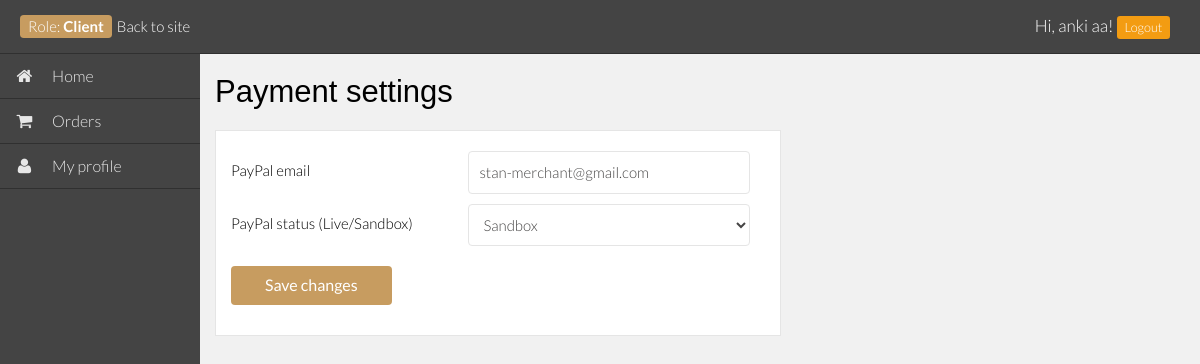
Screenshot of /backend/parts/settings-payment.php (signed in) with the database file from the repository.
### tables this page shows
CREATE TABLE IF NOT EXISTS `users` (
  `user_id` int(10) NOT NULL AUTO_INCREMENT,
  `user_role` varchar(100) NOT NULL,
  `user_name` varchar(100) NOT NULL,
  `user_nice_name` varchar(250) NOT NULL,
  `user_password` varchar(100) NOT NULL,
  `user_email` varchar(50) DEFAULT NULL,
  `user_delivery_address` varchar(200) DEFAULT NULL,
  `user_phone` int(14) NOT NULL,
  `user_since` timestamp NOT NULL DEFAULT CURRENT_TIMESTAMP ON UPDATE CURRENT_TIMESTAMP,
  PRIMARY KEY (`user_id`)
);

CREATE TABLE IF NOT EXISTS `informations` (
  `contact_id` int(10) NOT NULL AUTO_INCREMENT,
  `contact_phone_number` varchar(20) NOT NULL,
  `contact_email` varchar(50) NOT NULL,
  `contact_latitude` varchar(50) NOT NULL,
  `contact_longitude` varchar(50) NOT NULL,
  `contact_address` varchar(150) DEFAULT NULL,
  `contact_monday_hours` varchar(50) NOT NULL,
  `contact_tuesday_hours` varchar(20) DEFAULT NULL,
  `contact_wednesday_hours` varchar(20) DEFAULT NULL,
  `contact_thursday_hours` varchar(20) DEFAULT NULL,
  `contact_friday_hours` varchar(20) DEFAULT NULL,
  `contact_saturday_hours` varchar(20) DEFAULT NULL,
  `contact_sunday_hours` varchar(20) DEFAULT NULL,
  `site_body_background` varchar(255) DEFAULT NULL,
  `site_button_bg_normal` varchar(15) DEFAULT NULL,
  `site_button_txt_normal` varchar(15) DEFAULT NULL,
  `site_button_txt_hover` varchar(15) DEFAULT NULL,
  `site_button_bg_hover` varchar(15) DEFAULT NULL,
  `header_top_bar_bg` varchar(15) DEFAULT NULL,
  `header_middle_section_bg` varchar(15) DEFAULT NULL,
  `header_color` varchar(15) DEFAULT NULL,
  `header_nav_bg` varchar(15) DEFAULT NULL,
  `header_nav_item_bg_hover` varchar(15) DEFAULT NULL,
  `header_nav_txt` varchar(15) DEFAULT NULL,
  `header_nav_item_txt_hover` varchar(15) DEFAULT NULL,
  `footer_top_section_bg` varchar(15) DEFAULT NULL,
  `footer_bottom_bar_txt` varchar(15) DEFAULT NULL,
  `footer_bottom_bar_bg` varchar(15) DEFAULT NULL,
  `footer_top_section_txt` varchar(15) DEFAULT NULL,
  `site_main_font` varchar(255) DEFAULT NULL,
  `language_is_active` varchar(100) DEFAULT NULL,
  `social_fb` varchar(255) DEFAULT NULL,
  `social_tw` varchar(255) DEFAULT NULL,
  `social_gplus` varchar(255) DEFAULT NULL,
  `social_dribbble` varchar(255) DEFAULT NULL,
  `social_stumbleupon` varchar(255) DEFAULT NULL,
  `social_linkedin` varchar(255) DEFAULT NULL,
  `social_pin` varchar(255) DEFAULT NULL,
  `social_tumblr` varchar(255) DEFAULT NULL,
  `social_instagram` varchar(255) DEFAULT NULL,
  `social_youtube` varchar(255) DEFAULT NULL,
  `social_flickr` varchar(255) DEFAULT NULL,
  `social_digg` varchar(255) DEFAULT NULL,
  `social_vimeo` varchar(255) DEFAULT NULL,
  `facebook_appid` varchar(255) DEFAULT NULL,
  `facebook_secret` varchar(255) DEFAULT NULL,
  `paypal_email` varchar(255) DEFAULT NULL,
  `paypal_sandbox` varchar(255) DEFAULT NULL,
  `wysiwyg_about` longtext,
  `wysiwyg_contact` longtext,
  PRIMARY KEY (`contact_id`)
);

### system/functions.php (called while the page is built, shortened)
<?php
function loggedIn() {
  if (isset($_SESSION['loggedin']) && isset($_SESSION['user_name'])) {
    return true;
  }
  return false;
}
?>

### system/languages/lang.en.php (called while the page is built, shortened)
<?php
$lang = array();
$lang['SITE_DIRECTORY'] = 'licenta';
$lang['SITE_TITLE'] = 'phpRestaurant';
$lang['SITE_BASE_TITLE'] = 'phpRestaurant | ';
$lang['HOMEPAGE_TITLE'] = 'Home';
$lang['NOT_FOUND_PAGE_TITLE'] = 'Page not found';
$lang['HOMEPAGE'] = 'Homepage';
$lang['GALLERY_PAGE_TITLE'] = 'Photo galleries';
$lang['EVENTS_PAGE_TITLE'] = 'Events';
$lang['MENUS_PAGE_TITLE'] = 'Menus';
$lang['BOOK_TABLES_PAGE_TITLE'] = 'Book a table';
$lang['CATERING_PAGE_TITLE'] = 'Catering orders';
$lang['CONTACT_PAGE_TITLE'] = 'Contact us now';
$lang['CP_BASE_TITLE'] = 'Control panel | ';
$lang['CP_USER_PAGE_TITLE'] = 'Edit profile';
$lang['CP_LIST_ORDERS_PAGE_TITLE'] = 'List orders';
$lang['CP_LIST_TABLES_PAGE_TITLE'] = 'Manage tables';
$lang['CP_LIST_MENUS_PAGE_TITLE'] = 'List menus';
$lang['CP_LIST_EVENTS_PAGE_TITLE'] = 'List events';
$lang['CP_ADD_EVENTS_PAGE_TITLE'] = 'Add events';
$lang['CP_RESTAURANT_SETTINGS_PAGE_TITLE'] = 'Restaurant settings';
$lang['CP_LIST_USERS_PAGE_TITLE'] = 'List users';
$lang['INDEX_CONTROL_PANEL'] = 'CP Index';
$lang['INDEX_ABOUT_US'] = 'About us';
$lang['Back_to_top'] = 'Back to top';
$lang['Pictures'] = 'Pictures';
$lang['Base_currency'] = '$';
$lang['success'] = 'Success';
$lang['db_imposible_to_change_the_db'] = 'Imposible to change the database, please check configuration file: ';
$lang['db_imposible_to_connect'] = 'There is a database connextion problem: ';
$lang['db_query_failed'] = 'Query Failed: ';
$lang['languages'] = 'Languages';
$lang['LANGUAGE'] = 'Language';
$lang['ENGLISH'] = 'English';
$lang['ROMANIAN'] = 'Romanian';
$lang['MENU'] = 'Menu';
$lang['HOME'] = 'Home';
$lang['MENUS'] = 'Menus';
$lang['BookTables'] = 'Book a Table now';
$lang['BookingTables'] = 'Table bookings';
$lang['Catering'] = 'Catering orders';
$lang['Events'] = 'Events';
$lang['Galleries'] = 'Galleries';
$lang['Contact'] = 'Contact';
$lang['Slide_1_title'] = 'Book tables online';
$lang['Slide_1_subtitle'] = 'The restaurant offers the opportunity to book tables online.';
$lang['Slide_1_button_text'] = 'Book a table now';
$lang['Slide_2_title'] = 'Catering menus';
$lang['Slide_2_subtitle'] = 'Prices from $1.';
$lang['Slide_2_button_text'] = 'Book now';
$lang['Slide_3_title'] = 'Catering menus';
$lang['Slide_3_subtitle'] = 'Prices from $1.';
$lang['Slide_3_button_text'] = 'Book now';
$lang['Slide_4_title'] = 'Catering menus';
$lang['Slide_4_subtitle'] = 'Prices from $1.';
$lang['Slide_4_button_text'] = 'Book now';
$lang['Slide_5_title'] = 'Catering menus';
$lang['Slide_5_subtitle'] = 'Prices from $1.';
$lang['Slide_5_button_text'] = 'Book now';
$lang['Copyright'] = 'A 2014 Cristian Stan Project! All rights reserved';
?>

### configuration.php (called while the page is built, shortened)
<?php
$CONF = array();
$CONF['host'] = 'localhost';
$CONF['user'] = 'root';
$CONF['pass'] = '';
$CONF['name'] = 'rest';
$CONF['installation_path'] = 'http://localhost/rest/';
$CONF['server_path'] = dirname(__FILE__);
$CONF['favicon_url'] = $CONF['installation_path'] . 'skin/images/favicon1.png';
$CONF['logo_url'] = $CONF['installation_path'] . 'skin/images/Restaurant.png';
$CONF['restaurant_tables_image0'] = $CONF['installation_path'] . 'skin/images/book-a-table0.jpg';
$CONF['restaurant_tables_image'] = $CONF['installation_path'] . 'skin/images/book-a-table.jpg';
$CONF['restaurant_tables_image2'] = $CONF['installation_path'] . 'skin/images/book-a-table2.jpg';
$CONF['restaurant_tables_image3'] = $CONF['installation_path'] . 'skin/images/book-a-table3.jpg';
$CONF['restaurant_tables_image4'] = $CONF['installation_path'] . 'skin/images/book-a-table4.jpg';
$CONF['restaurant_tables_image5'] = $CONF['installation_path'] . 'skin/images/book-a-table5.jpg';
$CONF['restaurant_tables_image6'] = $CONF['installation_path'] . 'skin/images/book-a-table6.jpg';
require_once('system/functions.php');
?>

### backend/parts/settings-payment.php (the view, shortened to what this page needs)
<?php
require_once('../../configuration.php');
require_once('../../system/languages.php');
?>
<!DOCTYPE html>
<html lang="en-US">
<head>
    <?php require('../head.php'); ?>
</head>
<body class="backend row index-edit-user-profile">
    <?php if (loggedIn()) {
        $query = mysqli_query($con, "SELECT * FROM users WHERE user_name = '" . $_SESSION['user_name'] . "' LIMIT 1")
        or trigger_error("Query Failed: " . mysqli_error($con));
        $query2 = mysqli_fetch_array($query);
        $informations = mysqli_query($con, "SELECT * FROM informations WHERE contact_id='1'") or trigger_error("Query Failed: " . mysqli_error($con));
        $information = mysqli_fetch_array($informations);
        ?>
        <header class="row loggedin">
            <div class="">
                <div class="col-md-6">
                    <span class="label label-success pull-left">
                    <?php if ($query2['user_role'] == 'Administrator') { ?>
                        <?php echo $lang['role']; ?><strong>Administrator</strong>
                    <?php }else if ($query2['user_role'] == 'Client') { ?>
                        <?php echo $lang['role']; ?><strong>Client</strong>
                    <?php } ?>
                    </span>
                    <div class="pull-left">
                        <a title="<?php echo $lang['back_into_the_site']; ?>" href="<?php echo $CONF['installation_path']; ?>">
                            <?php echo $lang['back_into_the_site']; ?>
                        </a>
                    </div>
                </div>
                <div class="col-md-6"><p class="pull-right"><?php echo $lang['cp_login_hello'] . $query2['user_nice_name']; ?>! <a href="<?php echo $CONF['installation_path']; ?>backend/login.php?action=logout"><span class="label label-warning"><?php echo $lang['log_out']; ?></span></a></p></div>
            </div>
        </header>
        <div class="col-md-2 v2-sidebar-menu">
            <?php if ($query2['user_role'] == 'Administrator') { ?>
                <?php include('menu-administrators.php'); ?>
            <?php }else if ($query2['user_role'] == 'Client') {  ?>
                <?php include('menu-clients.php');  ?>
            <?php } ?>
        </div>
        <div class="col-md-10 v2-page-content">
            <div class="row">
                <div class="col-md-12">
                    <h1>Payment settings</h1>
                    <form class="change_contact_infos col-md-7" method="POST">
                        <div class="group_label_input settings">
                            <label class="col-md-5"><?php echo $lang['paypal_email']; ?></label>
                            <div class="col-md-7">
                                <input class="col-md-7 form-control" value="<?php echo $information['paypal_email']; ?>" name="paypal_email" />
                            </div>
                        </div>
                        <div class="group_label_input settings">
                            <label class="col-md-5"><?php echo $lang['paypal_live_or_sandbox']; ?></label>
                            <div class="col-md-7">
                                <select name="paypal_sandbox" class="form-control">
                                    <option <?php if($information['paypal_sandbox'] == 'Sandbox'){echo 'selected'; } ?> value="Sandbox">Sandbox</option>
                                </select>
                            </div>
                        </div>
                        <div class="clearfix"></div>
                        <input type="submit" name="phpr_payment_methods" class="btn btn-success" value="<?php echo $lang['cp_settings_save_changes']; ?>" />
                    </form>
                </div>
            </div>
        </div>
    <?php } else { ?>
        <script>window.location.replace("<?php echo $CONF['installation_path'] . 'backend/'; ?>");</script>
    <?php } ?>
</body>
</html>

### skin/css/styles.css (style rules this page uses)
html { font-size: 100%; margin: 0; padding: 0; width: 100%; overflow-x: hidden; }
html p { margin: 0 0 14px; line-height: normal; }
html p span { line-height: 150%; }
body, div, span, object, iframe, h1, h2, h3, h4, h5, h6, p, blockquote, pre, a, abbr, acronym, address, code, del, dfn, em, img, q, dl, dt, dd, ol, ul, li, fieldset, form, label, legend, table, caption, tbody, tfoot, thead, tr, th, td, article, aside, dialog, figure, footer, header, hgroup, nav, section { margin: 0; padding: 0; border: 0; font-size: 100%; font: inherit; vertical-align: baseline; }
article, aside, details, figcaption, figure, dialog, footer, header, hgroup, menu, nav, section { display:block; }
body { line-height: 1.5; width: 100%; color: black; height: 100%; margin: 0; font-family: Lato, Arial; font-weight: 300; }
a, a:focus, a:hover, a:active { color: #3986AC; outline: medium none; font-family: Lato; text-decoration: underline; }
select { cursor: pointer; }
h1 { color: #000000; font-family: Lato; font-size: 36px; padding: 20px 0; }
a.button, input[type="submit"], button.position_fixed { border: 0 none; color: white; cursor: pointer; font-size: 16px; margin-right: 3px; padding: 10px 34px; text-decoration: none; }
header .header-top-area a, a, .social_links a { transition: all 250ms ease-in-out 0s; -webkit-transition: all 250ms ease-in-out 0s; }

### backend/skin/css/backend.css (style rules this page uses)
button, html input[type="button"], input[type="reset"], input[type="submit"] { border: 0 none; box-shadow: none; color: #FFFFFF; cursor: pointer; font-size: 16px; padding: 8px 34px; }
h1 { font-family: MontserratRegular,arial; font-size: 31px; line-height: normal; padding: 20px 0; }
.backend { background: #F1F1F1; width: 100%; margin: 0; padding-bottom: 4em; height: auto; }
html, body { height: 100%; }
body.backend { padding: 0; }
.backend .row, .backend .col-md-1 .backend .col-md-2 .backend .col-md-3 .backend .col-md-4 .backend .col-md-5 .backend .col-md-6 .backend .col-md-7 .backend .col-md-8 .backend .col-md-9 .backend .col-md-10 .backend .col-md-11 .backend .col-md-12 { margin: 0; padding: 0; }
.loggedin a { color: #ffffff; text-decoration: none; }
.block-title, .block-footer, header { background-color: #444444; color: #FFFFFF; font-size: 25px; height: auto; overflow: hidden; padding: 10px 20px; }
header.loggedin .label-success { font-size: 15px; margin: 15px 5px; padding: 4px 8px; }
header.loggedin .pull-left > a { display: block; font-size: 15px; padding: 15px 0; }
header.loggedin p { font-size: 17px; margin: 0; padding: 15px; }
.backend .loggedout, .backend .loggedin { padding: 0; border-bottom: 1px solid #303030; }
form label { color: #000000; }
a, button { -webkit-tap-highlight-color: rgba(0,0,0,0); }
.label { font-weight: 300; }
.group_label_input.settings { display: block; float: left; margin: 5px 0; width: 100%; }
#add_events_form label, .settings label { color: #000000; display: block; font-size: 15px; padding: 0; line-height: 39px; }
html { height: 100% !important; }
body { min-height: 100% !important; }
.v2-sidebar-menu, .v2-page-content { padding: 0; }
.v2-page-content input[type="submit"] { margin: 15px 0; transition: all 250ms ease-in-out; -webkit-transition: all 250ms ease-in-out; }
.v2-page-content .form-control { border: 1px solid #e5e5e5; border-radius: 4px; height: auto; padding: 10px; }
form#add_events_form, form.add_testimonials, .white-container, form.change_contact_infos { background: none repeat scroll 0 0 #ffffff; border: 1px solid #e5e5e5; padding: 15px; }

### skin/css/lightbox.css (style rules this page uses)
body:after { content: url(../images/close.png) url(../images/loading.gif) url(../images/prev.png) url(../images/next.png); display: none; }

### backend/head.php (style rules this page uses)
nav.back-end.navigation-menu, .backend nav.navigation-menu,.label-success { background: #c79c60; }
.btn-success,.alert-success { background: #c79c60; border-color: #c79c60; }

### rows the page displays
users: user_nice_name "anki aa"
informations: paypal_email "stan-merchant@gmail.com", paypal_sandbox "Sandbox"

### other values shown
$lang['role'] "Role:"
$lang['back_into_the_site'] "Back to site"
$lang['cp_login_hello'] "Hi,"
$lang['log_out'] "Logout"
$lang['HOMEPAGE_TITLE'] "Home"
$lang['orders'] "Orders"
$lang['my_profile'] "My profile"
$lang['paypal_email'] "PayPal email"
$lang['paypal_live_or_sandbox'] "PayPal status (Live/Sandbox)"
